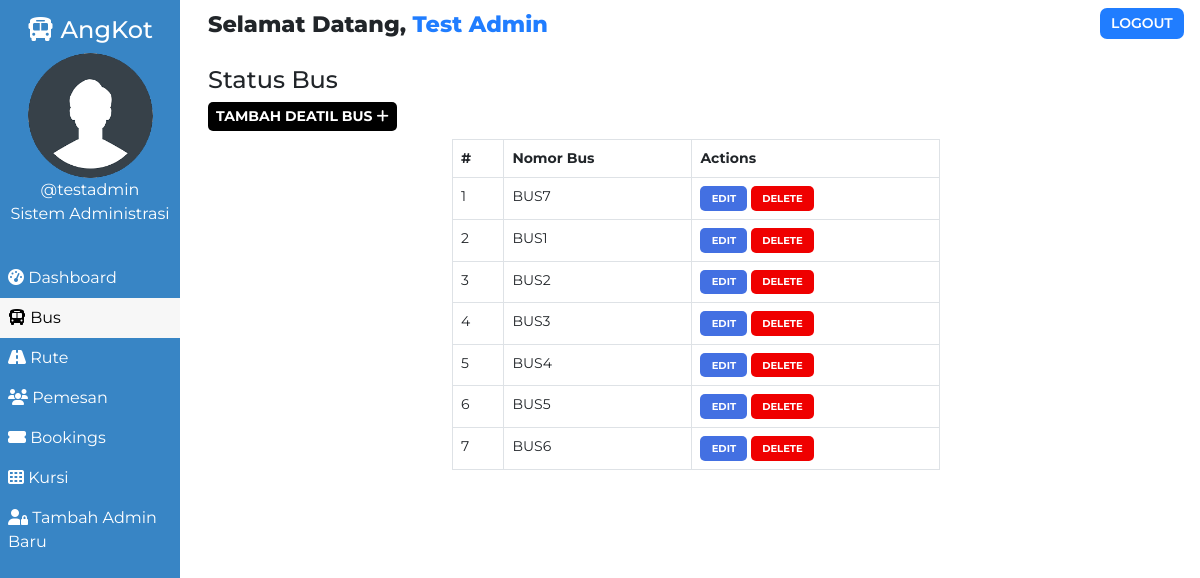
Page /admin/bus.php (signed in) on the committed database.
### tables this page shows
CREATE TABLE `users` (
  `user_id` int(11) NOT NULL,
  `user_fullname` varchar(100) NOT NULL,
  `user_name` varchar(30) NOT NULL,
  `user_password` varchar(255) NOT NULL,
  `user_created` datetime NOT NULL DEFAULT current_timestamp()
);

CREATE TABLE `buses` (
  `id` int(100) NOT NULL,
  `bus_no` varchar(255) NOT NULL,
  `bus_assigned` tinyint(1) NOT NULL DEFAULT 0,
  `bus_created` datetime NOT NULL DEFAULT current_timestamp()
);

### admin/bus.php (the view, shortened to what this page needs)
<!DOCTYPE html>
<html lang="en">
<head>
    <link href="https://cdn.jsdelivr.net/npm/bootstrap@5.0.1/dist/css/bootstrap.min.css" rel="stylesheet">
    <?php
        $page="bus";
    ?>
</head>
<body>
    <?php require '../assets/partials/_admin-header.php';?>
        <?php
            $resultSql = "SELECT * FROM `buses` ORDER BY bus_created DESC";
            $resultSqlResult = mysqli_query($conn, $resultSql);
            if(!mysqli_num_rows($resultSqlResult)){ ?>
                <div class="container mt-4">
                    <div id="noCustomers" class="alert alert-dark " role="alert">
                        <h1 class="alert-heading">Bus tidak di temukan!!</h1>
                        <p class="fw-light">Jadi yang pertama menambahkan!</p>
                        <hr>
                        <div id="addCustomerAlert" class="alert alert-success" role="alert">
                                Click on <button id="add-button" class="button btn-sm"type="button"data-bs-toggle="modal" data-bs-target="#addModal">Tambah <i class="fas fa-plus"></i></button> untuk menambah bus!
                        </div>
                    </div>
                </div>
            <?php }
            else { ?>
            <section id="bus">
                <div id="head">
                    <h4>Status Bus </h4>
                </div>
                <div id="bus-results">
                    <div>
                        <button id="add-button" class="button btn-sm" type="button"data-bs-toggle="modal" data-bs-target="#addModal">Tambah Deatil Bus <i class="fas fa-plus"></i></button>
                    </div>
                    <table class="table table-hover table-bordered">
                        <thead>
                            <th>#</th>
                            <th>Nomor Bus</th>
                            <th>Actions</th>
                        </thead>
                        <?php
                            $ser_no = 0;
                            while($row = mysqli_fetch_assoc($resultSqlResult))
                            {
                                $ser_no++;
                                $id = $row["id"];
                                $busno = $row["bus_no"];
                        ?>
                        <tr>
                            <td>
                                <?php
                                    echo $ser_no;
                                ?>
                            </td>
                            <td>
                                <?php
                                    echo $busno;
                                ?>
                            </td>
                            <td>
                            <button class="button edit-button " data-link="<?php echo $_SERVER['REQUEST_URI']; ?>" data-id="<?php
                                                echo $id;?>" data-busno="<?php
                                                echo $busno;?>"
                                                >Edit</button>
                                            <button class="button delete-button" data-bs-toggle="modal" data-bs-target="#deleteModal" data-id="<?php
                                                echo $id;?>">Delete</button>
                            </td>
                        </tr>
                        <?php
                        }
                    ?>
                    </table>
                </div>
            </section>
            <?php } ?>
        </div>
    </main>
</body>
</html>

### assets/partials/_admin-header.php (shortened to what this page needs)
<?php
    $conn = db_connect();
    $user_id = $_SESSION['user_id'];
    $sql = "SELECT * FROM users WHERE user_id = $user_id";
    $result = mysqli_query($conn, $sql);
    if($row = mysqli_fetch_assoc($result))
    {
        $user_fullname = $row["user_fullname"];
        $user_name = $row["user_name"];
    }
?>
    <main id="container">
        <div id="sidebar">
            <h4><i class="fas fa-bus"></i> AngKot</h4>
            <div>
                <img class="adminDp" src="../assets/img/userav-min.png" height="125px" alt="Admin Profile Pic">
                <p>
                    <?php  echo '@'.$user_name;  ?>
                </p>
                <p>Sistem Administrasi</p>
            </div>
            <ul id="options">
                <li class="option <?php if($page=='dashboard'){ echo 'active';}?>">
                    <a href="./dashboard.php">
                    <i class="fas fa-tachometer-alt"></i> Dashboard
                    </a>
                </li>
                <li class="option <?php if($page=='bus'){ echo 'active';}?>">
                    <a href="./bus.php">
                    <i class="fas fa-bus"></i> Bus
                    </a>
                </li>
                <li class="option <?php if($page=='route'){ echo 'active';}?>">
                    <a href="./route.php">
                    <i class="fas fa-road"></i> Rute
                    </a>
                </li>
                <li class="option <?php if($page=='customer'){ echo 'active';}?>">
                    <a href="./customer.php">
                    <i class="fas fa-users"></i> Pemesan
                    </a>
                </li>
                <li class="option <?php if($page=='booking'){ echo 'active';}?>">
                    <a href="./booking.php">
                    <i class="fas fa-ticket-alt"></i> Bookings
                    </a>
                </li>
                <li class="option <?php if($page=='seat'){ echo 'active';}?>">
                    <a href="./seat.php">
                    <i class="fas fa-th"></i> Kursi
                    </a>
                </li>
                <li class="option <?php if($page=='signup'){ echo 'active';}?>">
                    <a href="./signup.php">
                    <i class="fas fa-user-lock"></i> Tambah Admin Baru
                    </a>
                </li>
            </ul>
        </div>
        <div id="main-content">
            <section id="welcome">
                <ul>
                    <li class="welcome-item">Selamat Datang,
                        <span id="USER">
                            <?php
                                echo $user_fullname;
                            ?>
                        </span>
                    </li>
                    <li class="welcome-item">
                        <button id="logout" class="btn-sm">
                            <a href="../assets/partials/_logout.php">LOGOUT</a>
                        </button>
                    </li>
                </ul>
            </section>

### assets/styles/admin.php (style rules this page uses)
body { margin: 0; box-sizing: border-box; font-family: 'Montserrat', sans-serif; background-color: white; }
html { scroll-behavior: smooth; }
*, *::after, *::before { box-sizing: inherit; }
#USER { color: #207DFF; }
.adminDp { border-radius: 50%; }
#welcome { background-color: white; }
#welcome ul { display: flex; justify-content: space-between; list-style-type: none; padding: 0; margin: 0; }
#welcome li { margin: 0 1rem; padding: 0.5rem 0; }
#welcome li:first-child { font-weight: 800; font-size: 1.4rem; }
#logout { padding: 0.3rem 0.7rem; background-color: #207DFF; font-weight: 600; outline: none; border: none; border-radius: 7px; }
#logout a { color: white; text-decoration: none; }
@media only screen and (min-width:1000px) { #sidebar { text-align: center; background-color: #3885c5; color: white; width: 15%; position: fixed; top: 0%; padding-top: 1rem; z-index: 2; height: 100vh; } }
@media only screen and (min-width:1000px) { #sidebar p { margin: 0; } }
@media only screen and (min-width:1000px) { #sidebar ul { margin-top: 2rem; } }
@media only screen and (min-width:1000px) { #options { list-style-type: none; text-align: left; padding-left: 0; } }
@media only screen and (min-width:1000px) { .option a { display: block; padding: 0.5rem; text-decoration: none; color: inherit; } }
@media only screen and (min-width:1000px) { .active { background-color:#f7f7f7; color:black; } }
@media only screen and (min-width:1000px) { #main-content { margin-left: 16%; } }

### assets/styles/admin-options.php (style rules this page uses)
* { font-family: Montserrat; }
#booking #head, #customer #head, #route #head, #seat #head, #bus #head { padding-top: 1rem; }
#booking, #customer, #route, #bus, #seat { padding: 0 1rem; }
#booking-results > div, #customer-results > div, #route-results > div, #bus-results > div { margin-bottom: 0.5rem; }
#booking-results button, #customer-results button, #route button, #bus-results button { border-radius: 5px; }
.button { border: none; font-weight: bold; text-transform: uppercase; }
#add-button { background-color: black; color: white; }
table { font-size: 14px; }
#bus table { width: 50%; margin: 0 auto; }
#bus .edit-button, #bus .delete-button, #route .edit-button, #route .delete-button, #customer .edit-button, #customer .delete-button { padding: 0.3rem 0.7rem; }
table th,td { padding-left: 0.3rem; }
table button { color: white; }
.edit-button { background-color: #4370E2; }
.delete-button { background-color: #EF0000; }
.edit-button, .delete-button { font-size: 10px }

### rows in the picture
users: user_name "testadmin", user_fullname "Test Admin"
buses: bus_no "BUS7"
buses: bus_no "BUS1"
buses: bus_no "BUS2"
buses: bus_no "BUS3"
buses: bus_no "BUS4"
buses: bus_no "BUS5"
buses: bus_no "BUS6"
